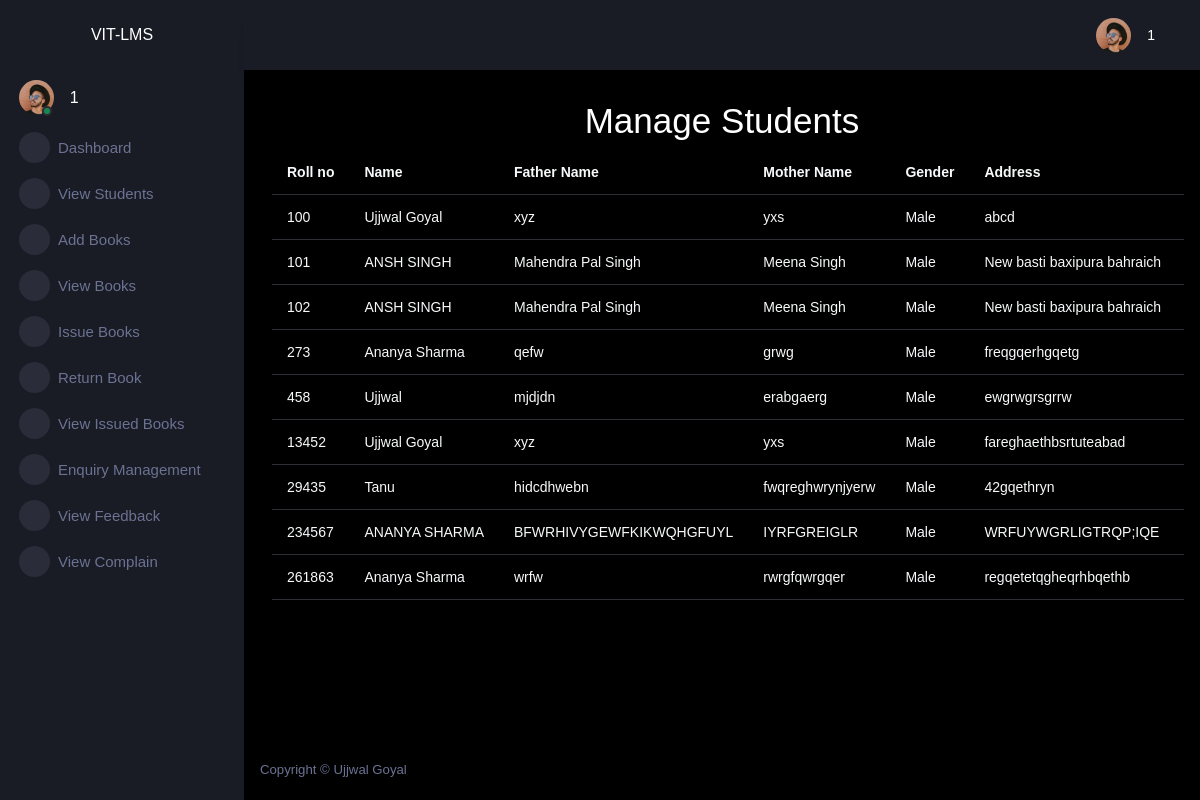
Screenshot of /adminapp/viewstudents/ (signed in) with the database file from the repository.
### lmsapp/models.py (models this page shows)
class Student(models.Model):
    rollno=models.IntegerField(primary_key=True)
    name=models.CharField(max_length=50)
    fname=models.CharField(max_length=50)
    mname=models.CharField(max_length=50)
    gender=models.CharField(max_length=6)
    address=models.TextField()
    program=models.CharField(max_length=50)
    branch=models.CharField(max_length=50)
    year=models.CharField(max_length=50)
    contactno=models.CharField(max_length=10)
    emailaddress=models.CharField(max_length=50)
    regdate=models.CharField(max_length=30)

### adminapp/views.py (the view)
# urls.py: path('viewstudents/',views.viewstudents,name='viewstudents'),
@cache_control(no_cache=True,must_revalidate=True,no_store=True)
def viewstudents(request):
    try:
        if request.session['adminid']!=None:
            adminid=request.session['adminid']
            student=Student.objects.all()
            return render(request,'viewstudents.html',{'adminid':adminid,'student':student})
    except KeyError:
        return redirect('lmsapp:login')

### adminapp/templates/viewstudents.html (shortened to what this page needs)
{% extends "adminparent.html" %}
{% block body %}
    <div class="row">
        <div class="col-sm-12 " style="overflow-x:scroll;">
            <h1 style="text-align:center;">Manage Students</h1>
            <table class="table table- bordered text-light">
                <tr>
                    <th>
                        Roll no
                    </th>
                    <th>Name</th>
                    <th>Father Name</th>
                    <th>Mother Name</th>
                    <th>Gender</th>
                    <th>Address</th>
                    <th>Program</th>
                </tr>
                {% for s in student %}
                <tr>
                   <td>{{s.rollno}}</td>
                   <td>{{s.name}}</td>
                   <td>{{s.fname}}</td>
                   <td>{{s.mname}}</td>
                   <td>{{s.gender}}</td>
                   <td>{{s.address}}</td>
                   <td>{{s.program}}</td>
                </tr>
                {% endfor %}
            </table>
        </div>
    </div>
{% endblock body %}

### rows the page displays
Student: rollno "100", name "Ujjwal Goyal", fname "xyz", mname "yxs", gender "Male", address "abcd"
Student: rollno "101", name "ANSH SINGH", fname "Mahendra Pal Singh", mname "Meena Singh", gender "Male", address "New basti baxipura bahraich"
Student: rollno "102", name "ANSH SINGH", fname "Mahendra Pal Singh", mname "Meena Singh", gender "Male", address "New basti baxipura bahraich"
Student: rollno "273", name "Ananya Sharma", fname "qefw", mname "grwg", gender "Male", address "freqgqerhgqetg"
Student: rollno "458", name "Ujjwal", fname "mjdjdn", mname "erabgaerg", gender "Male", address "ewgrwgrsgrrw"
Student: rollno "13452", name "Ujjwal Goyal", fname "xyz", mname "yxs", gender "Male", address "fareghaethbsrtuteabad"
Student: rollno "29435", name "Tanu", fname "hidcdhwebn", mname "fwqreghwrynjyerw", gender "Male", address "42gqethryn"
Student: rollno "234567", name "ANANYA SHARMA", fname "BFWRHIVYGEWFKIKWQHGFUYL", mname "IYRFGREIGLR", gender "Male", address "WRFUYWGRLIGTRQP;IQE"
Student: rollno "261863", name "Ananya Sharma", fname "wrfw", mname "rwrgfqwrgqer", gender "Male", address "regqetetqgheqrhbqethb"

### other values shown
{{ adminid }} "1"
